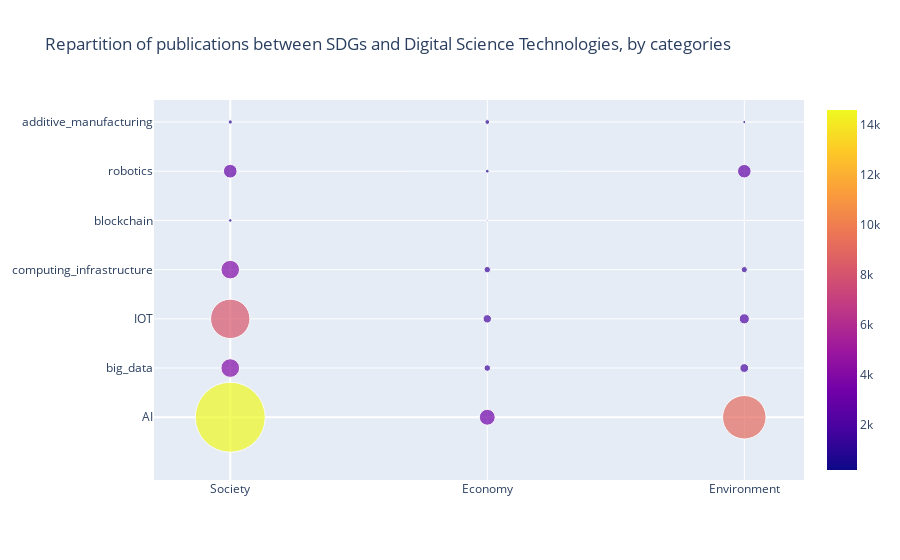

Notebook code cell kept with this figure:
### Code cell
fig = plot_bubble_graph(df1, size_circle=70,  title='Repartition of publications between SDGs and Digital Science Technologies, by categories',save=True, resolution=(900,700))
fig.show()

### Figure 1 — Plotly figure (JSON) as saved in the notebook; plotly's stock layout.template omitted (floating-point values rounded to 4 significant figures)
{"data": [{"marker": {"color": [14580.0, 3896.0, 8208.0, 3877.0, 742.0, 2852.0, 893.0, 3314.0, 1366.0, 1741.0, 1343.0, 305.0, 782.0, 990.0, 9068.0, 1834.0, 2111.0, 1292.0, 196.0, 2824.0, 645.0], "showscale": true, "size": [70.0, 18.7, 39.39, 18.61, 3.561, 13.69, 4.286, 15.91, 6.556, 8.356, 6.446, 1.464, 3.753, 4.751, 43.52, 8.802, 10.13, 6.201, 0.9407, 13.55, 3.096]}, "mode": "markers", "x": [0, 0, 0, 0, 0, 0, 0, 1, 1, 1, 1, 1, 1, 1, 2, 2, 2, 2, 2, 2, 2], "y": [0, 1, 2, 3, 4, 5, 6, 0, 1, 2, 3, 4, 5, 6, 0, 1, 2, 3, 4, 5, 6], "type": "scatter"}], "layout": {"xaxis": {"tickmode": "array", "tickvals": [0, 1, 2], "ticktext": ["Society", "Economy", "Environment"]}, "yaxis": {"tickmode": "array", "tickvals": [0, 1, 2, 3, 4, 5, 6], "ticktext": ["AI", "big_data", "IOT", "computing_infrastructure", "blockchain", "robotics", "additive_manufacturing"]}, "title": {"text": "Repartition of publications between SDGs and Digital Science Technologies, by categories"}}}
